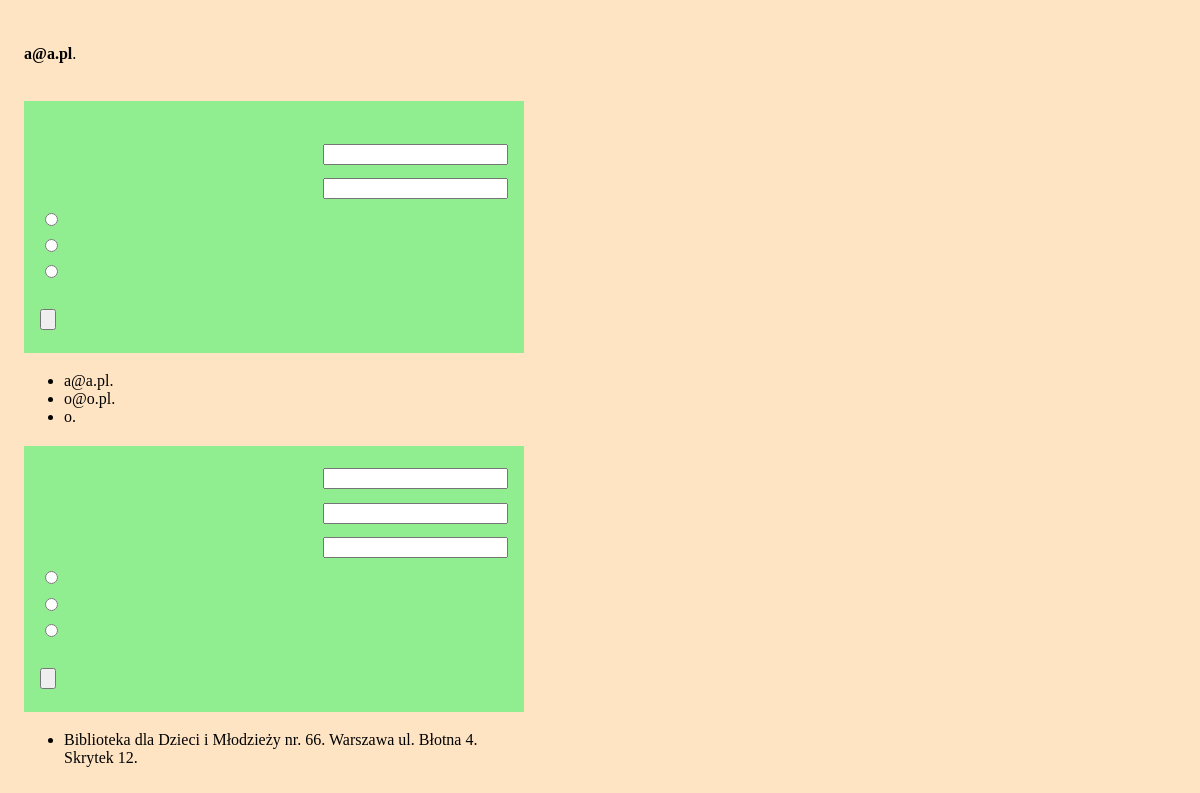
/admin.php (signed in), run on an earlier commit of the app's database.
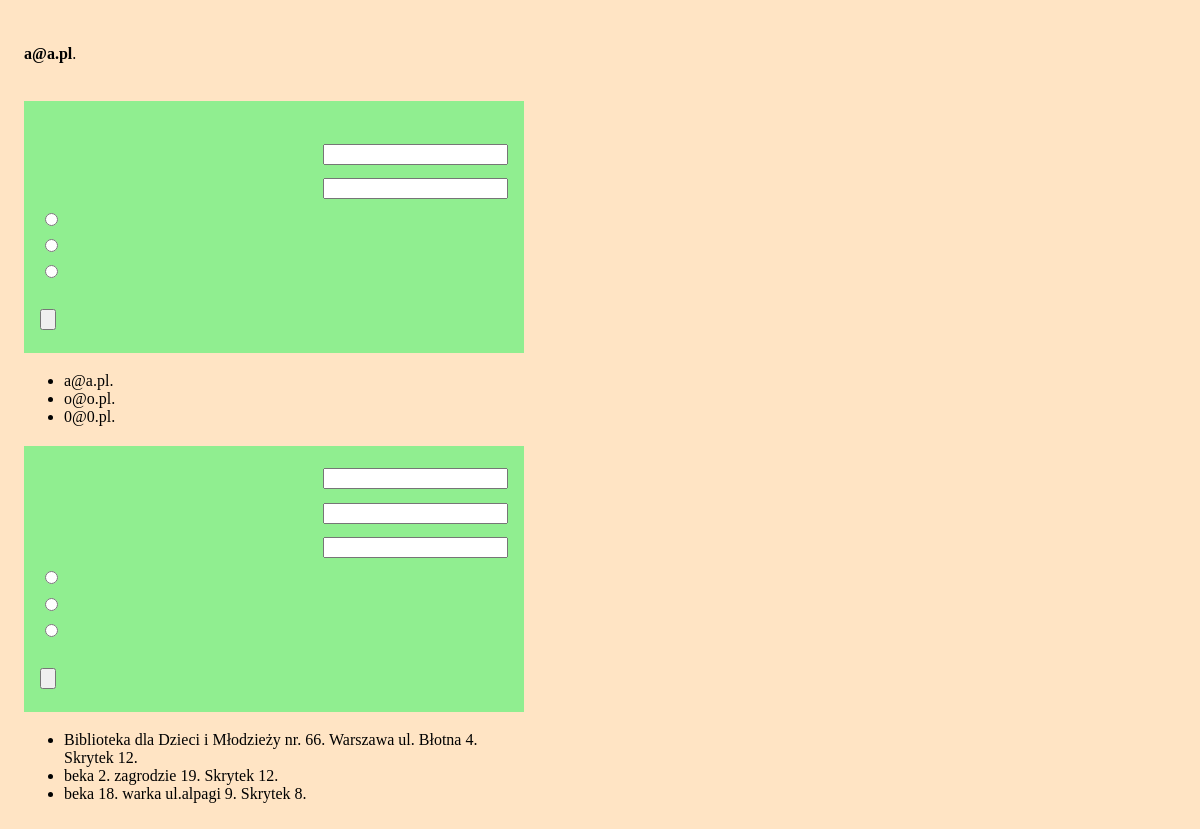
And on a later commit of the database.
### tables this page shows
CREATE TABLE "librarian" (
    "librarian_id" INTEGER PRIMARY KEY AUTOINCREMENT NOT NULL,
    "librarian_name" text,
    "librarian_pass" TEXT,
    "librarian_level" INTEGER
);

CREATE TABLE "unit" (
    "unit_id" INTEGER PRIMARY KEY AUTOINCREMENT NOT NULL,
    "unit_name" TEXT,
    "unit_address" TEXT,
    "number_columns" INTEGER,
    "number_box" INTEGER
);

### admin.php (the view, shortened to what this page needs)
<?php
require 'config.php';
$db = new MyDB($dbfile);
$stm = $db->query("SELECT unit_name, unit_address, number_box FROM unit");
while ($row = $stm->fetchArray(1)) {
    $unit_name = $row['unit_name'];
    $unit_address = $row['unit_address'];
    $number_box = $row['number_box'];
    $unit = "<li>" . $unit_name . ". " . $unit_address . ". Skrytek " . $number_box . ".</li>";
    $all_units .= $unit;
}
$stm = $db->query("SELECT librarian_name FROM librarian");
while ($row = $stm->fetchArray(1)) {
    $librarian_name = $row['librarian_name'];
    $librarian = "<li>" . $librarian_name . ".</li>";
    $all_librarians .= $librarian;
}
echo $page_head . "\n\t\t<title>" . $info['admin_title']; ?></title>
</head>
<body>
    <?php
    if ($_SESSION["name"]) {
    ?>
        <header class="page-header">
            <?php echo $info['admin_login_info'] . " <b>" . $_SESSION['name']; ?></b>.<br>
            <?php echo $info['admin_logout']; ?><br>
        </header>
        <main role="main">
            <section>
                <div class="edycja">
                    <form name="admin_librarians" method="post" action="" class="">
                        <div class="flekser">
                            <label for="librarian_login"><?php echo $info['login_name']; ?></label> <input type="text" class="" id="id-librarian_login" name="librarian_login">
                        </div>
                        <div class="flekser">
                            <label for="librarian_pass"><?php echo $info['login_pass']; ?></label> <input type="password" class="" id="id-librarian_pass" name="librarian_pass">
                        </div>
                        <div>
                            <div>
                                <input type="radio" id="librarian_add" name="librarian" value="0"> <label for="librarian_add"><?php echo $info['add'] . " " . $info['account']; ?></label>
                            </div>
                            <div>
                                <input type="radio" id="librarian_remove" name="librarian" value="1"> <label for="librarian_remove"><?php echo $info['remove'] . " " . $info['account']; ?></label>
                            </div>
                            <div>
                                <input type="radio" id="librarian_update" name="librarian" value="2"> <label for="librarian_update"><?php echo $info['update'] . " " . $info['password']; ?></label>
                            </div>
                        </div><br>
                        <input type="submit" name="librarian_submit" value="<?php echo $info['send_button']; ?>">
                    </form>
                </div>
                <ul>
                    <?php echo $all_librarians; ?>
                </ul>
            </section>
            <section>
                <div class="edycja">
                    <form name="admin_machines" method="post" action="" class="">
                        <div class="flekser">
                            <input type="tekst" class="" id="id-machine_name" name="machine_name">
                        </div>
                        <div class="flekser">
                            <input type="text" class="" id="id-machine_address" name="machine_address">
                        </div>
                        <div class="flekser">
                            <input type="number" class="" id="id-machine_size" name="machine_size">
                        </div>
                        <div>
                            <div>
                                <input type="radio" id="machine_add" name="machine" value="0">
                            </div>
                            <div>
                                <input type="radio" id="machine_remove" name="machine" value="1">
                            </div>
                            <div>
                                <input type="radio" id="machine_update" name="machine" value="2">
                            </div>
                        </div><br>
                        <input type="submit" name="machine_submit" value="<?php echo $info['send_button']; ?>">
                    </form>
                </div>
                <ul>
                    <?php echo $all_units; ?>
                </ul>
            </section>
        </main>
    <?php
    } else {
        echo '<header class="page-header">
        <h1>' . $info['admin_message'] . '</h1>
        <h2><a href="login.php">' . $info["login_first"] . '</a></h2>
    </header>';
    }
    ?>
</body>
</html>

### config.php (shortened to what this page needs)
<?php
$info = [
    "title_info" => "Numer skrytki użytkownika ",
    "no_user_id" => "Nie ma skrytki z zawartością dla Użytkownika o identyfikatorze ",
    "bad_user" => "Nie ma takiego użytkownika. <br>Jako identyfikator użytkownika podaj adres email albo numer użytkownika. ",
    "start_user" => "Zaczynamy :) ",
    "box_found" => "Nr skrytki użytkownika ",
    "head_info" => "Wprowadź adres email lub nr użytkownika żeby sprawdzić numer swojej skrytki z książkami ",
    "send_button" => "Wyślij",
    "librarycabinet" => "Książkomat ",
    "indefinite" => "nieokreślony.",
    "librarian_title" => "Serwis techniczny książkomatu",
    "login_title" => "Strona logowania",
    "login_first" => "Najpierw się zaloguj",
    "login_alert" => "Zły email lub hasło",
    "login_name" => "Email Bibliotekarza",
    "login_pass" => "Hasło Bibliotekarza",
    "admin_title" => "Strona administracji",
    "admin_message" => "Strona zarządzania bibliotekarzami i lokalizacjami książkomatów",
    "admin_login_info" => "Jesteś zalogowany jako ",
    "admin_logout" => "Kliknij żeby się <a href='logout.php' title='Logout'>wylogować.</a>",
    "admin_librarian_managment"=>"Zarządzanie bibliotekarzami",
    "admin_managing_machines"=>"Zarządzanie książkomatami",
    "admin_list_librarians"=> "Lista bibliotekarzy",
    "admin_list_machines"=> "Lista książkomatów",
    "admin_machine_name"=>"Nazwa książkomatu",
    "admin_machine_address"=>"Adres książkomatu",
    "admin_machine_size"=>"Rozmiar książkomatu",
    "account"=>"konto",
    "password"=>"hasło",
    "machine"=>"książkomat",
    "add"=>"Dodaj",
    "remove"=>"Usuń",
    "update"=>"Aktualizuj"
];
$all_units = "";
$all_librarians = "";
$page_head = "<!DOCTYPE html>
<html lang=\"pl-PL\">
    <head>
        <meta charset=\"UTF-8\" />
        <link rel=\"stylesheet\" type=\"text/css\" href=\"./style.css\" />
        <meta name=\"viewport\" content=\"width=device-width, initial-scale=1\">";

### style.css (style rules this page uses)
.flekser { display: flex; flex-direction: row; justify-content: space-between; align-items: center; }
.edycja { background: lightgreen; color: black; padding: 1em; margin-bottom: 1em; }
input { cursor: pointer; margin-top: .5em; margin-bottom: .5em; }
body { padding: 1em; background-color: bisque; width: 500px; }

What changed in the data, as far as the page shows it:
removed librarian: librarian_name "o"
added librarian: librarian_name "0@0.pl"
added unit: unit_name "beka 2", unit_address "zagrodzie 19", number_box "12"
added unit: unit_name "beka 18", unit_address "warka ul.alpagi 9", number_box "8"
Also different on the page:
text no longer shown: ". . Skrytek ."
text now shown: ". . . . Skrytek . Skrytek . Skrytek . . ."
